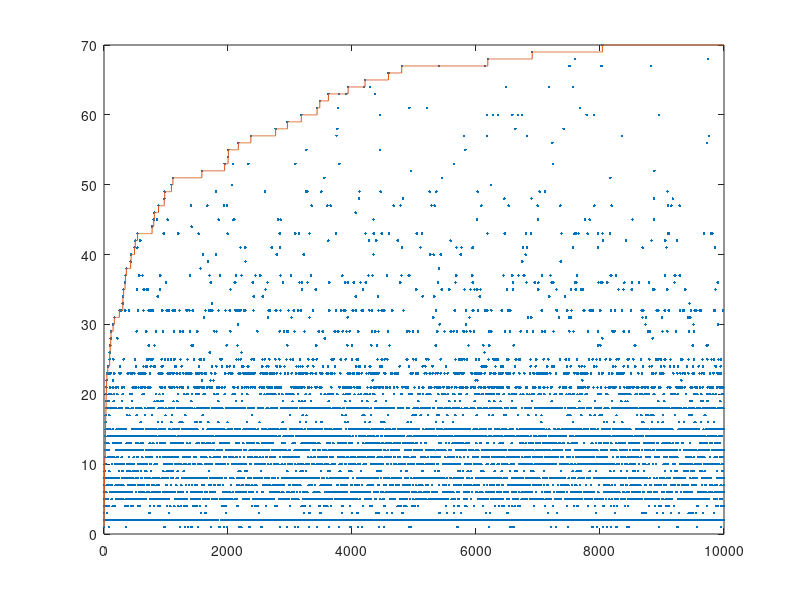

Write the MATLAB code that produced this figure.
% generates an assignment of customers to tables in CRP

aa = 10; % alpha
dd = 0; % discount
NN = 10000; % number of data points

nn = []; % row vector of number of customers per table
kk = zeros(1,NN); % k(i) = table number that customer i sat at 
KK = zeros(1,NN); % K(i) = number of occupied tables after first i customers

curK = 0;
for ii = 1:NN
  pp = [nn-dd aa+curK*dd]; % prop to prob of sitting at each table or new one
  kk(ii) = sum(rand(1)*sum(pp) > cumsum(pp))+1; % sample table number
  if kk(ii) <= length(nn)
    % occupied table
    nn(kk(ii)) = nn(kk(ii)) + 1;
  else
    % new table
    nn(kk(ii)) = 1;
    curK = curK + 1;
  end
  KK(ii) = curK;
end  
plot(kk,'.');
hold on
plot(KK,'-');
hold off
